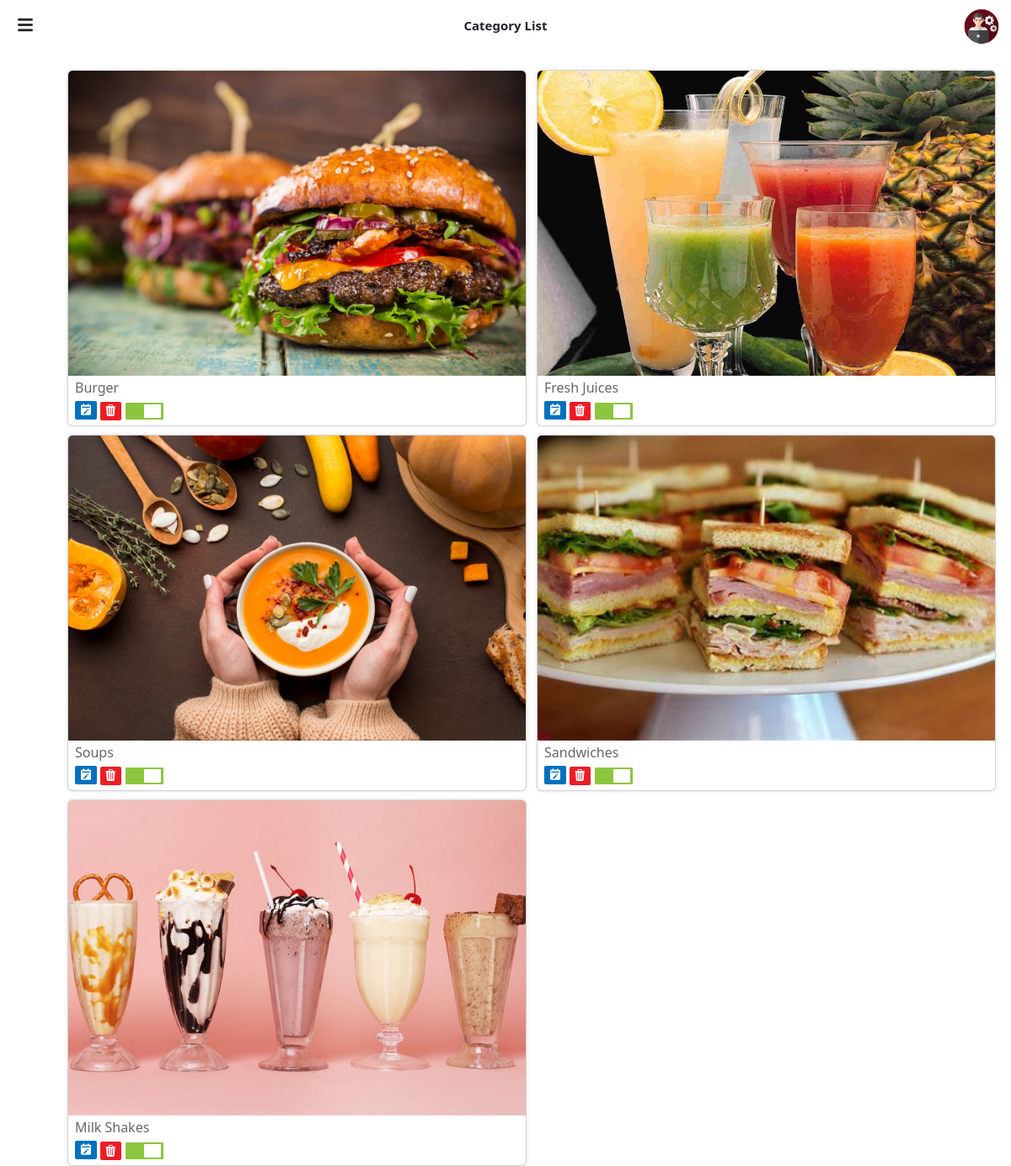
The app's page /category/ (signed in), older data.
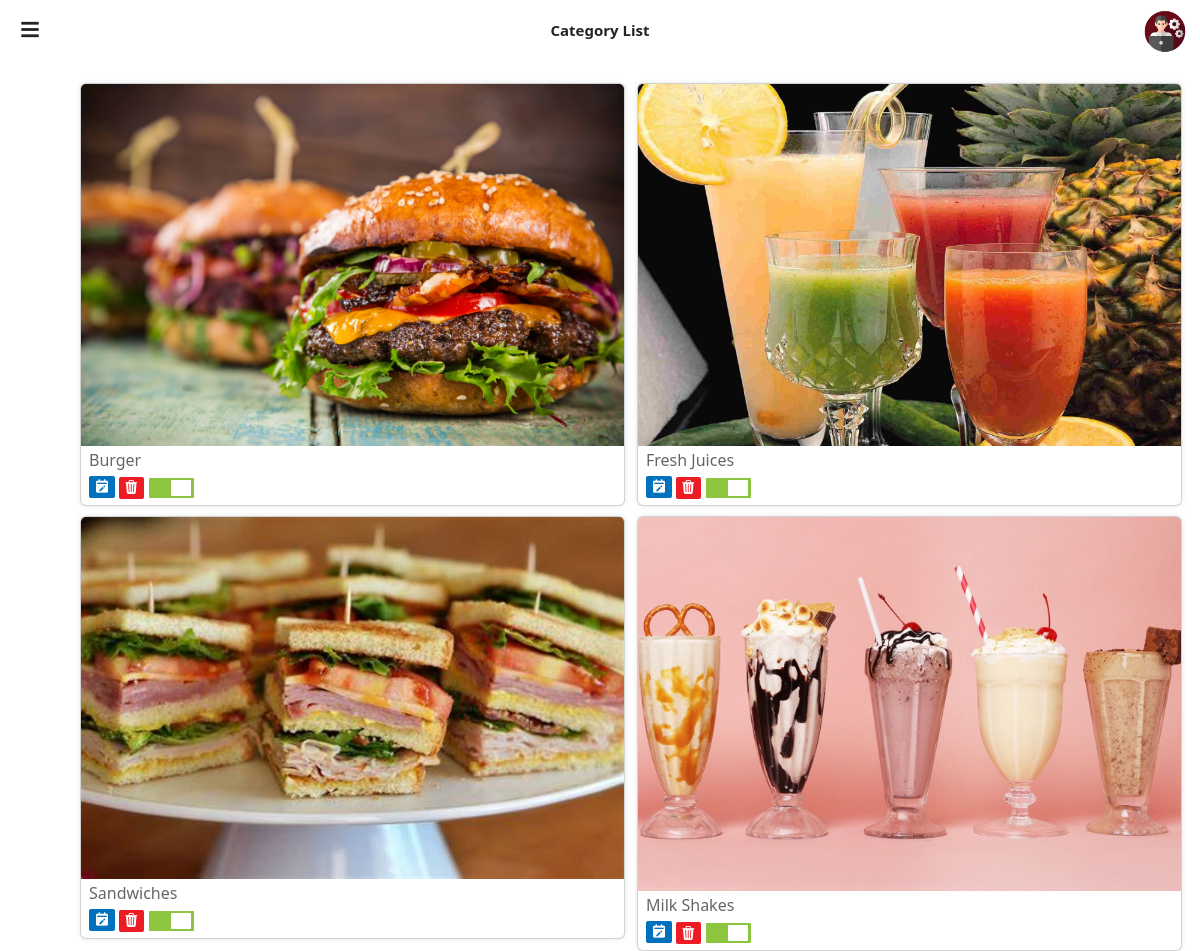
The same page, newer data.
### adminapp/models.py (models this page shows, shortened)
class Category(models.Model):
    name = models.CharField(max_length= 100)
    image = models.ImageField(upload_to='category_image', null=True)
    availability = models.BooleanField(default=False)

### adminapp/views.py (the view)
# urls.py: path('category/', views.category_list, name='category_list'),
@login_required
def category_list(request):
    categories = Category.objects.all()
    return render(request, 'category_list.html', {'categories': categories})

### adminapp/templates/category_list.html (shortened to what this page needs)
<!DOCTYPE html>
{% load static %}
<html lang="en">
<head>
    <link href="https://cdn.jsdelivr.net/npm/bootstrap@5.3.0-alpha3/dist/css/bootstrap.min.css" rel="stylesheet">
    <link rel="stylesheet" href="https://cdn.jsdelivr.net/npm/bootstrap-icons@1.10.5/font/bootstrap-icons.css">
    <link href='https://unpkg.com/boxicons@2.1.4/css/boxicons.min.css' rel='stylesheet'>
	<link rel="stylesheet" href="https://cdnjs.cloudflare.com/ajax/libs/font-awesome/5.15.4/css/all.min.css">
	<link rel="stylesheet" href="{% static 'css/category-list.css' %}">
	<link rel="stylesheet" href="{% static 'css/animated.css' %}">
</head>
<body>
    <header>
		<div class="row">
			<div class="col">
				<div class="menu-icon" id="menuIcon">
					<i class="fas fa-bars"></i>
				</div>
			</div>
			<div class="col">
				<div style="display: flex; justify-content: center; padding-top: 19px; font-size: 15px;
				font-weight: 600;">
					<p><span>Category</span> List</p>
				</div>
			</div>
			<div class="col">
				<div class="admin-profile">
					<img src="{% static 'images/admin.png' %}" alt="Image" width="50px" style="padding-top: 8px; margin-right: 10px;">
				</div>
			</div>
		</div>
    </header>
	<div class="container fade-up">
		<div class="row">
			{% for category in categories %}
				<div class="col-md-6 col-lg-3 col-xs-6">
					<div class="card">
						<a href="{% url 'category_products' category.id %}">
							<img src="{{ category.image.url }}" class="card-img-top" alt="">
						</a>
						<div class="card-body" style="padding: 0px;">
							<p class="card-text">
								<a href="{% url 'category_products' category.id %}" style="color: #666666; font-weight: 500;">{{ category.name }}</a>
							</p>
						</div>
						<div class="card-body" style="padding: 0px;">
							<div class="buttons">
								<span>
									<a href="{% url 'category_edit' category.id %}">
										<i class='bx bxs-calendar-edit' style="background-color: #0071bc; color: #fff; padding-top: 2px;
																				padding-bottom: 4px; padding-left: 5px; padding-right: 5px;
																				border-radius: 2px;">
										</i>
									</a>
								</span>
								<span>
									<a href="{% url 'category_delete' category.id %}" onclick="return confirm('Do you want to logout this page?')">
										<i class='bi bi-trash3-fill' style="background-color: #ed1c24; color: #fff; padding-top: 1px;
																				padding-bottom: 2px; padding-left: 5px; padding-right: 2px;
																				border-radius: 2px; font-size: 14px;">
										</i>
									</a>
								</span>
								<span style="padding-left: 5px;">
									<label class="switch">
										<span class="slider round"></span>
									</label>
								</span>
							</div>
						</div>
					</div>
				</div>
			{% endfor %}
		</div>
		</div>
</body>
</html>

### static/css/category-list.css (style rules this page uses)
body { margin: 0; padding: 0; }
.menu-icon { display: flex; justify-content: center; align-items: center; width: 40px; height: 30px; cursor: pointer; position: fixed; top: 15px; left: 10px; z-index: 100; }
.menu-icon i { font-size: 20px; }
.admin-profile { display: flex; justify-content: end; }
@media (max-width: 1300px) { .col-xs-6 { flex: 0 0 50%; max-width: 50%; padding-right: 0px; } }
.container { margin-right: 0px; margin-top: 15px; padding-left: 120px; padding-right: 30px; }
.card { margin-top: 10px; box-shadow: 0 0 5px rgba(0, 0, 0, 0.1); }
.card-body p { padding-left: 8px; padding-top: 2px; }
.card-body a { text-decoration: none; }
@media (max-width: 1300px) { .container { padding-left: 20px; } }
.buttons { padding-left: 8px; padding-top: 3px; margin-bottom: 6px; }
.switch { position: relative; display: inline-block; width: 45px; height: 20px; }
.slider { position: absolute; cursor: pointer; top: 3px; left: 0; right: 0; bottom: -3px; background-color: #ccc; border-radius: 1px; transition: .4s; }
.slider:before { position: absolute; content: ""; height: 16px; width: 20px; left: 2px; bottom: 2px; background-color: white; border-radius: 1px; transition: .4s; }
input:checked + .slider { background-color: #8cc63f; }
input:checked + .slider:before { transform: translateX(20px); }

Row changes from the older to the newer data that the page shows:
removed Category: image (picture), name "Soups"
